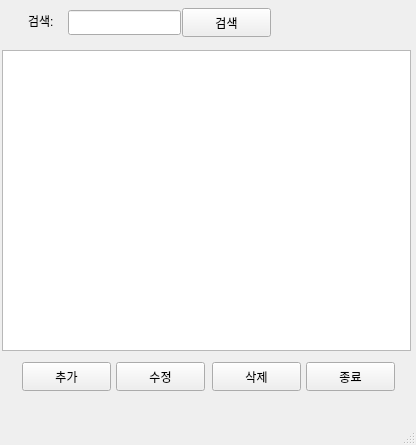
<?xml version="1.0" encoding="UTF-8"?>
<ui version="4.0">
 <class>MainWindow</class>
 <widget class="QMainWindow" name="MainWindow">
  <property name="geometry">
   <rect>
    <x>0</x>
    <y>0</y>
    <width>416</width>
    <height>445</height>
   </rect>
  </property>
  <property name="windowTitle">
   <string>MainWindow</string>
  </property>
  <widget class="QWidget" name="centralwidget">
   <widget class="QLabel" name="label">
    <property name="geometry">
     <rect>
      <x>28</x>
      <y>12</y>
      <width>35</width>
      <height>17</height>
     </rect>
    </property>
    <property name="text">
     <string>검색:</string>
    </property>
   </widget>
   <widget class="QLineEdit" name="le_search">
    <property name="geometry">
     <rect>
      <x>68</x>
      <y>10</y>
      <width>113</width>
      <height>25</height>
     </rect>
    </property>
   </widget>
   <widget class="QPushButton" name="btn_search">
    <property name="geometry">
     <rect>
      <x>182</x>
      <y>8</y>
      <width>89</width>
      <height>29</height>
     </rect>
    </property>
    <property name="text">
     <string>검색</string>
    </property>
   </widget>
   <widget class="QPushButton" name="btn_add">
    <property name="geometry">
     <rect>
      <x>22</x>
      <y>362</y>
      <width>89</width>
      <height>29</height>
     </rect>
    </property>
    <property name="text">
     <string>추가</string>
    </property>
   </widget>
   <widget class="QPushButton" name="btn_edit">
    <property name="geometry">
     <rect>
      <x>116</x>
      <y>362</y>
      <width>89</width>
      <height>29</height>
     </rect>
    </property>
    <property name="text">
     <string>수정</string>
    </property>
   </widget>
   <widget class="QPushButton" name="btn_del">
    <property name="geometry">
     <rect>
      <x>212</x>
      <y>362</y>
      <width>89</width>
      <height>29</height>
     </rect>
    </property>
    <property name="text">
     <string>삭제</string>
    </property>
   </widget>
   <widget class="QPushButton" name="btn_close">
    <property name="geometry">
     <rect>
      <x>306</x>
      <y>362</y>
      <width>89</width>
      <height>29</height>
     </rect>
    </property>
    <property name="text">
     <string>종료</string>
    </property>
   </widget>
   <widget class="QTableWidget" name="tbl_mem">
    <property name="geometry">
     <rect>
      <x>2</x>
      <y>50</y>
      <width>409</width>
      <height>301</height>
     </rect>
    </property>
   </widget>
  </widget>
  <widget class="QMenuBar" name="menubar">
   <property name="geometry">
    <rect>
     <x>0</x>
     <y>0</y>
     <width>416</width>
     <height>28</height>
    </rect>
   </property>
  </widget>
  <widget class="QStatusBar" name="statusbar"/>
 </widget>
 <resources/>
 <connections/>
</ui>
